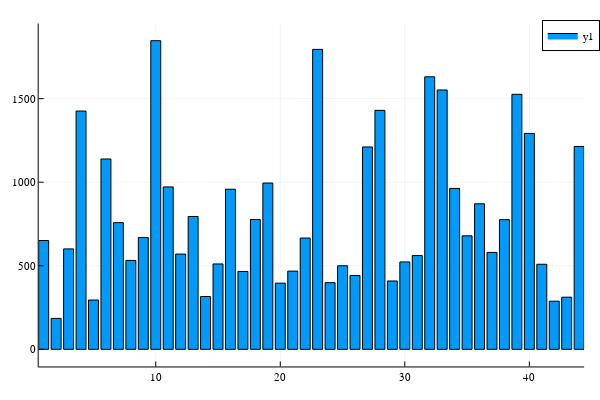

The cell this chart's notebook holds for it:
### Code cell
bar(bw_infections.Column2)

### Figure 1 — Plotly figure (JSON) as saved in the notebook; plotly's stock layout.template omitted (floating-point values rounded to 4 significant figures)
{"data": [{"fill": "tozeroy", "fillcolor": "rgba(0, 154, 250, 1.000)", "hoverinfo": "none", "legendgroup": "y1", "line": {"color": "rgba(0, 0, 0, 1)", "dash": "solid", "width": 1}, "mode": "lines", "name": "y1", "showlegend": true, "type": "scatter", "x": [0.6, 0.6, 1.4, 1.4, 0.6, 0.6], "xaxis": "x", "y": [651, 0, 0, 651, 651, 651], "yaxis": "y"}, {"fill": "tozeroy", "fillcolor": "rgba(0, 154, 250, 1.000)", "hoverinfo": "none", "legendgroup": "y1", "line": {"color": "rgba(0, 0, 0, 1)", "dash": "solid", "width": 1}, "mode": "lines", "name": "y1", "showlegend": false, "type": "scatter", "x": [1.6, 1.6, 2.4, 2.4, 1.6, 1.6], "xaxis": "x", "y": [185, 0, 0, 185, 185, 185], "yaxis": "y"}, {"fill": "tozeroy", "fillcolor": "rgba(0, 154, 250, 1.000)", "hoverinfo": "none", "legendgroup": "y1", "line": {"color": "rgba(0, 0, 0, 1)", "dash": "solid", "width": 1}, "mode": "lines", "name": "y1", "showlegend": false, "type": "scatter", "x": [2.6, 2.6, 3.4, 3.4, 2.6, 2.6], "xaxis": "x", "y": [601, 0, 0, 601, 601, 601], "yaxis": "y"}, {"fill": "tozeroy", "fillcolor": "rgba(0, 154, 250, 1.000)", "hoverinfo": "none", "legendgroup": "y1", "line": {"color": "rgba(0, 0, 0, 1)", "dash": "solid", "width": 1}, "mode": "lines", "name": "y1", "showlegend": false, "type": "scatter", "x": [3.6, 3.6, 4.4, 4.4, 3.6, 3.6], "xaxis": "x", "y": [1426, 0, 0, 1426, 1426, 1426], "yaxis": "y"}, {"fill": "tozeroy", "fillcolor": "rgba(0, 154, 250, 1.000)", "hoverinfo": "none", "legendgroup": "y1", "line": {"color": "rgba(0, 0, 0, 1)", "dash": "solid", "width": 1}, "mode": "lines", "name": "y1", "showlegend": false, "type": "scatter", "x": [4.6, 4.6, 5.4, 5.4, 4.6, 4.6], "xaxis": "x", "y": [295, 0, 0, 295, 295, 295], "yaxis": "y"}, {"fill": "tozeroy", "fillcolor": "rgba(0, 154, 250, 1.000)", "hoverinfo": "none", "legendgroup": "y1", "line": {"color": "rgba(0, 0, 0, 1)", "dash": "solid", "width": 1}, "mode": "lines", "name": "y1", "showlegend": false, "type": "scatter", "x": [5.6, 5.6, 6.4, 6.4, 5.6, 5.6], "xaxis": "x", "y": [1139, 0, 0, 1139, 1139, 1139], "yaxis": "y"}, {"fill": "tozeroy", "fillcolor": "rgba(0, 154, 250, 1.000)", "hoverinfo": "none", "legendgroup": "y1", "line": {"color": "rgba(0, 0, 0, 1)", "dash": "solid", "width": 1}, "mode": "lines", "name": "y1", "showlegend": false, "type": "scatter", "x": [6.6, 6.6, 7.4, 7.4, 6.6, 6.6], "xaxis": "x", "y": [758, 0, 0, 758, 758, 758], "yaxis": "y"}, {"fill": "tozeroy", "fillcolor": "rgba(0, 154, 250, 1.000)", "hoverinfo": "none", "legendgroup": "y1", "line": {"color": "rgba(0, 0, 0, 1)", "dash": "solid", "width": 1}, "mode": "lines", "name": "y1", "showlegend": false, "type": "scatter", "x": [7.6, 7.6, 8.4, 8.4, 7.6, 7.6], "xaxis": "x", "y": [532, 0, 0, 532, 532, 532], "yaxis": "y"}, {"fill": "tozeroy", "fillcolor": "rgba(0, 154, 250, 1.000)", "hoverinfo": "none", "legendgroup": "y1", "line": {"color": "rgba(0, 0, 0, 1)", "dash": "solid", "width": 1}, "mode": "lines", "name": "y1", "showlegend": false, "type": "scatter", "x": [8.6, 8.6, 9.4, 9.4, 8.6, 8.6], "xaxis": "x", "y": [669, 0, 0, 669, 669, 669], "yaxis": "y"}, {"fill": "tozeroy", "fillcolor": "rgba(0, 154, 250, 1.000)", "hoverinfo": "none", "legendgroup": "y1", "line": {"color": "rgba(0, 0, 0, 1)", "dash": "solid", "width": 1}, "mode": "lines", "name": "y1", "showlegend": false, "type": "scatter", "x": [9.6, 9.6, 10.4, 10.4, 9.6, 9.6], "xaxis": "x", "y": [1847, 0, 0, 1847, 1847, 1847], "yaxis": "y"}, {"fill": "tozeroy", "fillcolor": "rgba(0, 154, 250, 1.000)", "hoverinfo": "none", "legendgroup": "y1", "line": {"color": "rgba(0, 0, 0, 1)", "dash": "solid", "width": 1}, "mode": "lines", "name": "y1", "showlegend": false, "type": "scatter", "x": [10.6, 10.6, 11.4, 11.4, 10.6, 10.6], "xaxis": "x", "y": [972, 0, 0, 972, 972, 972], "yaxis": "y"}, {"fill": "tozeroy", "fillcolor": "rgba(0, 154, 250, 1.000)", "hoverinfo": "none", "legendgroup": "y1", "line": {"color": "rgba(0, 0, 0, 1)", "dash": "solid", "width": 1}, "mode": "lines", "name": "y1", "showlegend": false, "type": "scatter", "x": [11.6, 11.6, 12.4, 12.4, 11.6, 11.6], "xaxis": "x", "y": [570, 0, 0, 570, 570, 570], "yaxis": "y"}, {"fill": "tozeroy", "fillcolor": "rgba(0, 154, 250, 1.000)", "hoverinfo": "none", "legendgroup": "y1", "line": {"color": "rgba(0, 0, 0, 1)", "dash": "solid", "width": 1}, "mode": "lines", "name": "y1", "showlegend": false, "type": "scatter", "x": [12.6, 12.6, 13.4, 13.4, 12.6, 12.6], "xaxis": "x", "y": [795, 0, 0, 795, 795, 795], "yaxis": "y"}, {"fill": "tozeroy", "fillcolor": "rgba(0, 154, 250, 1.000)", "hoverinfo": "none", "legendgroup": "y1", "line": {"color": "rgba(0, 0, 0, 1)", "dash": "solid", "width": 1}, "mode": "lines", "name": "y1", "showlegend": false, "type": "scatter", "x": [13.6, 13.6, 14.4, 14.4, 13.6, 13.6], "xaxis": "x", "y": [316, 0, 0, 316, 316, 316], "yaxis": "y"}, {"fill": "tozeroy", "fillcolor": "rgba(0, 154, 250, 1.000)", "hoverinfo": "none", "legendgroup": "y1", "line": {"color": "rgba(0, 0, 0, 1)", "dash": "solid", "width": 1}, "mode": "lines", "name": "y1", "showlegend": false, "type": "scatter", "x": [14.6, 14.6, 15.4, 15.4, 14.6, 14.6], "xaxis": "x", "y": [511, 0, 0, 511, 511, 511], "yaxis": "y"}, {"fill": "tozeroy", "fillcolor": "rgba(0, 154, 250, 1.000)", "hoverinfo": "none", "legendgroup": "y1", "line": {"color": "rgba(0, 0, 0, 1)", "dash": "solid", "width": 1}, "mode": "lines", "name": "y1", "showlegend": false, "type": "scatter", "x": [15.6, 15.6, 16.4, 16.4, 15.6, 15.6], "xaxis": "x", "y": [958, 0, 0, 958, 958, 958], "yaxis": "y"}, {"fill": "tozeroy", "fillcolor": "rgba(0, 154, 250, 1.000)", "hoverinfo": "none", "legendgroup": "y1", "line": {"color": "rgba(0, 0, 0, 1)", "dash": "solid", "width": 1}, "mode": "lines", "name": "y1", "showlegend": false, "type": "scatter", "x": [16.6, 16.6, 17.4, 17.4, 16.6, 16.6], "xaxis": "x", "y": [466, 0, 0, 466, 466, 466], "yaxis": "y"}, {"fill": "tozeroy", "fillcolor": "rgba(0, 154, 250, 1.000)", "hoverinfo": "none", "legendgroup": "y1", "line": {"color": "rgba(0, 0, 0, 1)", "dash": "solid", "width": 1}, "mode": "lines", "name": "y1", "showlegend": false, "type": "scatter", "x": [17.6, 17.6, 18.4, 18.4, 17.6, 17.6], "xaxis": "x", "y": [777, 0, 0, 777, 777, 777], "yaxis": "y"}, {"fill": "tozeroy", "fillcolor": "rgba(0, 154, 250, 1.000)", "hoverinfo": "none", "legendgroup": "y1", "line": {"color": "rgba(0, 0, 0, 1)", "dash": "solid", "width": 1}, "mode": "lines", "name": "y1", "showlegend": false, "type": "scatter", "x": [18.6, 18.6, 19.4, 19.4, 18.6, 18.6], "xaxis": "x", "y": [995, 0, 0, 995, 995, 995], "yaxis": "y"}, {"fill": "tozeroy", "fillcolor": "rgba(0, 154, 250, 1.000)", "hoverinfo": "none", "legendgroup": "y1", "line": {"color": "rgba(0, 0, 0, 1)", "dash": "solid", "width": 1}, "mode": "lines", "name": "y1", "showlegend": false, "type": "scatter", "x": [19.6, 19.6, 20.4, 20.4, 19.6, 19.6], "xaxis": "x", "y": [396, 0, 0, 396, 396, 396], "yaxis": "y"}, {"fill": "tozeroy", "fillcolor": "rgba(0, 154, 250, 1.000)", "hoverinfo": "none", "legendgroup": "y1", "line": {"color": "rgba(0, 0, 0, 1)", "dash": "solid", "width": 1}, "mode": "lines", "name": "y1", "showlegend": false, "type": "scatter", "x": [20.6, 20.6, 21.4, 21.4, 20.6, 20.6], "xaxis": "x", "y": [468, 0, 0, 468, 468, 468], "yaxis": "y"}, {"fill": "tozeroy", "fillcolor": "rgba(0, 154, 250, 1.000)", "hoverinfo": "none", "legendgroup": "y1", "line": {"color": "rgba(0, 0, 0, 1)", "dash": "solid", "width": 1}, "mode": "lines", "name": "y1", "showlegend": false, "type": "scatter", "x": [21.6, 21.6, 22.4, 22.4, 21.6, 21.6], "xaxis": "x", "y": [666, 0, 0, 666, 666, 666], "yaxis": "y"}, {"fill": "tozeroy", "fillcolor": "rgba(0, 154, 250, 1.000)", "hoverinfo": "none", "legendgroup": "y1", "line": {"color": "rgba(0, 0, 0, 1)", "dash": "solid", "width": 1}, "mode": "lines", "name": "y1", "showlegend": false, "type": "scatter", "x": [22.6, 22.6, 23.4, 23.4, 22.6, 22.6], "xaxis": "x", "y": [1795, 0, 0, 1795, 1795, 1795], "yaxis": "y"}, {"fill": "tozeroy", "fillcolor": "rgba(0, 154, 250, 1.000)", "hoverinfo": "none", "legendgroup": "y1", "line": {"color": "rgba(0, 0, 0, 1)", "dash": "solid", "width": 1}, "mode": "lines", "name": "y1", "showlegend": false, "type": "scatter", "x": [23.6, 23.6, 24.4, 24.4, 23.6, 23.6], "xaxis": "x", "y": [399, 0, 0, 399, 399, 399], "yaxis": "y"}, {"fill": "tozeroy", "fillcolor": "rgba(0, 154, 250, 1.000)", "hoverinfo": "none", "legendgroup": "y1", "line": {"color": "rgba(0, 0, 0, 1)", "dash": "solid", "width": 1}, "mode": "lines", "name": "y1", "showlegend": false, "type": "scatter", "x": [24.6, 24.6, 25.4, 25.4, 24.6, 24.6], "xaxis": "x", "y": [500, 0, 0, 500, 500, 500], "yaxis": "y"}, {"fill": "tozeroy", "fillcolor": "rgba(0, 154, 250, 1.000)", "hoverinfo": "none", "legendgroup": "y1", "line": {"color": "rgba(0, 0, 0, 1)", "dash": "solid", "width": 1}, "mode": "lines", "name": "y1", "showlegend": false, "type": "scatter", "x": [25.6, 25.6, 26.4, 26.4, 25.6, 25.6], "xaxis": "x", "y": [442, 0, 0, 442, 442, 442], "yaxis": "y"}, {"fill": "tozeroy", "fillcolor": "rgba(0, 154, 250, 1.000)", "hoverinfo": "none", "legendgroup": "y1", "line": {"color": "rgba(0, 0, 0, 1)", "dash": "solid", "width": 1}, "mode": "lines", "name": "y1", "showlegend": false, "type": "scatter", "x": [26.6, 26.6, 27.4, 27.4, 26.6, 26.6], "xaxis": "x", "y": [1211, 0, 0, 1211, 1211, 1211], "yaxis": "y"}, {"fill": "tozeroy", "fillcolor": "rgba(0, 154, 250, 1.000)", "hoverinfo": "none", "legendgroup": "y1", "line": {"color": "rgba(0, 0, 0, 1)", "dash": "solid", "width": 1}, "mode": "lines", "name": "y1", "showlegend": false, "type": "scatter", "x": [27.6, 27.6, 28.4, 28.4, 27.6, 27.6], "xaxis": "x", "y": [1430, 0, 0, 1430, 1430, 1430], "yaxis": "y"}, {"fill": "tozeroy", "fillcolor": "rgba(0, 154, 250, 1.000)", "hoverinfo": "none", "legendgroup": "y1", "line": {"color": "rgba(0, 0, 0, 1)", "dash": "solid", "width": 1}, "mode": "lines", "name": "y1", "showlegend": false, "type": "scatter", "x": [28.6, 28.6, 29.4, 29.4, 28.6, 28.6], "xaxis": "x", "y": [409, 0, 0, 409, 409, 409], "yaxis": "y"}, {"fill": "tozeroy", "fillcolor": "rgba(0, 154, 250, 1.000)", "hoverinfo": "none", "legendgroup": "y1", "line": {"color": "rgba(0, 0, 0, 1)", "dash": "solid", "width": 1}, "mode": "lines", "name": "y1", "showlegend": false, "type": "scatter", "x": [29.6, 29.6, 30.4, 30.4, 29.6, 29.6], "xaxis": "x", "y": [523, 0, 0, 523, 523, 523], "yaxis": "y"}, {"fill": "tozeroy", "fillcolor": "rgba(0, 154, 250, 1.000)", "hoverinfo": "none", "legendgroup": "y1", "line": {"color": "rgba(0, 0, 0, 1)", "dash": "solid", "width": 1}, "mode": "lines", "name": "y1", "showlegend": false, "type": "scatter", "x": [30.6, 30.6, 31.4, 31.4, 30.6, 30.6], "xaxis": "x", "y": [561, 0, 0, 561, 561, 561], "yaxis": "y"}, {"fill": "tozeroy", "fillcolor": "rgba(0, 154, 250, 1.000)", "hoverinfo": "none", "legendgroup": "y1", "line": {"color": "rgba(0, 0, 0, 1)", "dash": "solid", "width": 1}, "mode": "lines", "name": "y1", "showlegend": false, "type": "scatter", "x": [31.6, 31.6, 32.4, 32.4, 31.6, 31.6], "xaxis": "x", "y": [1631, 0, 0, 1631, 1631, 1631], "yaxis": "y"}, {"fill": "tozeroy", "fillcolor": "rgba(0, 154, 250, 1.000)", "hoverinfo": "none", "legendgroup": "y1", "line": {"color": "rgba(0, 0, 0, 1)", "dash": "solid", "width": 1}, "mode": "lines", "name": "y1", "showlegend": false, "type": "scatter", "x": [32.6, 32.6, 33.4, 33.4, 32.6, 32.6], "xaxis": "x", "y": [1552, 0, 0, 1552, 1552, 1552], "yaxis": "y"}, {"fill": "tozeroy", "fillcolor": "rgba(0, 154, 250, 1.000)", "hoverinfo": "none", "legendgroup": "y1", "line": {"color": "rgba(0, 0, 0, 1)", "dash": "solid", "width": 1}, "mode": "lines", "name": "y1", "showlegend": false, "type": "scatter", "x": [33.6, 33.6, 34.4, 34.4, 33.6, 33.6], "xaxis": "x", "y": [963, 0, 0, 963, 963, 963], "yaxis": "y"}, {"fill": "tozeroy", "fillcolor": "rgba(0, 154, 250, 1.000)", "hoverinfo": "none", "legendgroup": "y1", "line": {"color": "rgba(0, 0, 0, 1)", "dash": "solid", "width": 1}, "mode": "lines", "name": "y1", "showlegend": false, "type": "scatter", "x": [34.6, 34.6, 35.4, 35.4, 34.6, 34.6], "xaxis": "x", "y": [679, 0, 0, 679, 679, 679], "yaxis": "y"}, {"fill": "tozeroy", "fillcolor": "rgba(0, 154, 250, 1.000)", "hoverinfo": "none", "legendgroup": "y1", "line": {"color": "rgba(0, 0, 0, 1)", "dash": "solid", "width": 1}, "mode": "lines", "name": "y1", "showlegend": false, "type": "scatter", "x": [35.6, 35.6, 36.4, 36.4, 35.6, 35.6], "xaxis": "x", "y": [871, 0, 0, 871, 871, 871], "yaxis": "y"}, {"fill": "tozeroy", "fillcolor": "rgba(0, 154, 250, 1.000)", "hoverinfo": "none", "legendgroup": "y1", "line": {"color": "rgba(0, 0, 0, 1)", "dash": "solid", "width": 1}, "mode": "lines", "name": "y1", "showlegend": false, "type": "scatter", "x": [36.6, 36.6, 37.4, 37.4, 36.6, 36.6], "xaxis": "x", "y": [580, 0, 0, 580, 580, 580], "yaxis": "y"}, {"fill": "tozeroy", "fillcolor": "rgba(0, 154, 250, 1.000)", "hoverinfo": "none", "legendgroup": "y1", "line": {"color": "rgba(0, 0, 0, 1)", "dash": "solid", "width": 1}, "mode": "lines", "name": "y1", "showlegend": false, "type": "scatter", "x": [37.6, 37.6, 38.4, 38.4, 37.6, 37.6], "xaxis": "x", "y": [776, 0, 0, 776, 776, 776], "yaxis": "y"}, {"fill": "tozeroy", "fillcolor": "rgba(0, 154, 250, 1.000)", "hoverinfo": "none", "legendgroup": "y1", "line": {"color": "rgba(0, 0, 0, 1)", "dash": "solid", "width": 1}, "mode": "lines", "name": "y1", "showlegend": false, "type": "scatter", "x": [38.6, 38.6, 39.4, 39.4, 38.6, 38.6], "xaxis": "x", "y": [1526, 0, 0, 1526, 1526, 1526], "yaxis": "y"}, {"fill": "tozeroy", "fillcolor": "rgba(0, 154, 250, 1.000)", "hoverinfo": "none", "legendgroup": "y1", "line": {"color": "rgba(0, 0, 0, 1)", "dash": "solid", "width": 1}, "mode": "lines", "name": "y1", "showlegend": false, "type": "scatter", "x": [39.6, 39.6, 40.4, 40.4, 39.6, 39.6], "xaxis": "x", "y": [1292, 0, 0, 1292, 1292, 1292], "yaxis": "y"}, {"fill": "tozeroy", "fillcolor": "rgba(0, 154, 250, 1.000)", "hoverinfo": "none", "legendgroup": "y1", "line": {"color": "rgba(0, 0, 0, 1)", "dash": "solid", "width": 1}, "mode": "lines", "name": "y1", "showlegend": false, "type": "scatter", "x": [40.6, 40.6, 41.4, 41.4, 40.6, 40.6], "xaxis": "x", "y": [509, 0, 0, 509, 509, 509], "yaxis": "y"}, {"fill": "tozeroy", "fillcolor": "rgba(0, 154, 250, 1.000)", "hoverinfo": "none", "legendgroup": "y1", "line": {"color": "rgba(0, 0, 0, 1)", "dash": "solid", "width": 1}, "mode": "lines", "name": "y1", "showlegend": false, "type": "scatter", "x": [41.6, 41.6, 42.4, 42.4, 41.6, 41.6], "xaxis": "x", "y": [288, 0, 0, 288, 288, 288], "yaxis": "y"}, {"fill": "tozeroy", "fillcolor": "rgba(0, 154, 250, 1.000)", "hoverinfo": "none", "legendgroup": "y1", "line": {"color": "rgba(0, 0, 0, 1)", "dash": "solid", "width": 1}, "mode": "lines", "name": "y1", "showlegend": false, "type": "scatter", "x": [42.6, 42.6, 43.4, 43.4, 42.6, 42.6], "xaxis": "x", "y": [312, 0, 0, 312, 312, 312], "yaxis": "y"}, {"fill": "tozeroy", "fillcolor": "rgba(0, 154, 250, 1.000)", "hoverinfo": "none", "legendgroup": "y1", "line": {"color": "rgba(0, 0, 0, 1)", "dash": "solid", "width": 1}, "mode": "lines", "name": "y1", "showlegend": false, "type": "scatter", "x": [43.6, 43.6, 44.4, 44.4, 43.6, 43.6], "xaxis": "x", "y": [1214, 0, 0, 1214, 1214, 1214], "yaxis": "y"}], "layout": {"annotations": [], "height": 400, "legend": {"bgcolor": "rgba(255, 255, 255, 1.000)", "bordercolor": "rgba(0, 0, 0, 1)", "borderwidth": 1, "font": {"color": "rgba(0, 0, 0, 1)", "family": "sans-serif", "size": 11}, "tracegroupgap": 0, "traceorder": "normal", "x": 1.02, "xanchor": "auto", "y": 1, "yanchor": "auto"}, "margin": {"b": 20, "l": 0, "r": 0, "t": 20}, "paper_bgcolor": "rgba(255, 255, 255, 1.000)", "plot_bgcolor": "rgba(255, 255, 255, 1.000)", "showlegend": true, "width": 600, "xaxis": {"anchor": "y", "autorange": true, "domain": [0.06582, 0.9934], "gridcolor": "rgba(0, 0, 0, 0.1)", "gridwidth": 0.5, "linecolor": "rgba(0, 0, 0, 1)", "mirror": false, "range": [0.6, 44.4], "showgrid": true, "showline": true, "showticklabels": true, "tickangle": 0, "tickcolor": "rgb(0, 0, 0)", "tickfont": {"color": "rgba(0, 0, 0, 1)", "family": "sans-serif", "size": 11}, "tickmode": "array", "ticks": "inside", "ticktext": ["0", "10", "20", "30", "40"], "tickvals": [0, 10, 20, 30, 40], "title": {"font": {"color": "rgba(0, 0, 0, 1)", "family": "sans-serif", "size": 15}, "text": ""}, "type": "linear", "visible": true, "zeroline": false, "zerolinecolor": "rgba(0, 0, 0, 1)"}, "yaxis": {"anchor": "x", "autorange": true, "domain": [0.03762, 0.9902], "gridcolor": "rgba(0, 0, 0, 0.1)", "gridwidth": 0.5, "linecolor": "rgba(0, 0, 0, 1)", "mirror": false, "range": [-102.6, 1950.0], "showgrid": true, "showline": true, "showticklabels": true, "tickangle": 0, "tickcolor": "rgb(0, 0, 0)", "tickfont": {"color": "rgba(0, 0, 0, 1)", "family": "sans-serif", "size": 11}, "tickmode": "array", "ticks": "inside", "ticktext": ["0", "500", "1000", "1500"], "tickvals": [0, 500, 1000, 1500], "title": {"font": {"color": "rgba(0, 0, 0, 1)", "family": "sans-serif", "size": 15}, "text": ""}, "type": "linear", "visible": true, "zeroline": false, "zerolinecolor": "rgba(0, 0, 0, 1)"}}}
